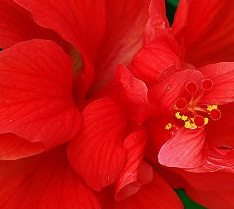
%> input picture 3-1算法-Algorithms_MathModels/《MATLAB图像处理》源文件/本书源文件/chap11/hua.jpg, 234 x 209 px
$ octave chap11_2.m   (GNU Octave 9; MATLAB toolbox functions it lacks are replaced by stand-ins)
%> lines starting %> are read from the running program, lines starting %| are printed output that depends on the picture
close all;							%关闭当前所有图形窗口，清空工作空间变量，清除工作空间所有变量
clear all;
clc;
I=imread('hua.jpg');                         %I为花的彩色图像，以下是求花的图像的RGB分量均值
%> I is the input picture: size 209x234x3 uint8; mean R, G, B 200.5, 16.6, 15.5
R=I(:,:,1);                                  %红色分量
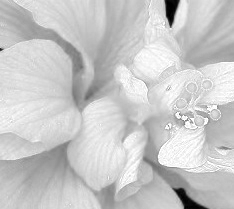
%> R: size 209x234 uint8; min 0, max 255, mean 200.5
G=I(:,:,2);                                  %绿色分量
B=I(:,:,3);                                   %蓝色分量
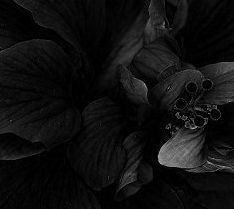
%> B: size 209x234 uint8; min 0, max 174, mean 15.5
R=double(R);  G=double(G); B=double(B);     %利用double()函数将变量类型转为double型
Ravg1=mean2(R);                           %红色分量均值
%> Ravg1 = 200.5
Gavg1=mean2(G);                           %绿色分量均值
%> Gavg1 = 16.58
Bavg1=mean2(B);                            %蓝色分量均值
%> Bavg1 = 15.5
Rstd1=std(std(R));			                %红色分量的方差
%> Rstd1 = 12.03
Gstd1= std(std(G));		             	       %绿色分量的方差
%> Gstd1 = 10.75
Bstd1=std(std(B));			                 %蓝色分量的方差
%> Bstd1 = 9.83
J=imread('yezi.jpg');                           %J为叶子的彩色图像以下是求叶子的图像的RGB分量均值
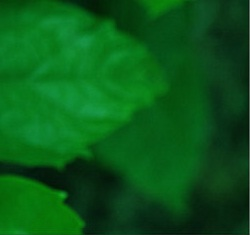
%> input picture 3-1算法-Algorithms_MathModels/《MATLAB图像处理》源文件/本书源文件/chap11/yezi.jpg, 250 x 235 px
%> J is the input picture: size 235x250x3 uint8; mean R, G, B 8.4, 88.8, 23.8
R=J(:,:,1);                                    %红色分量
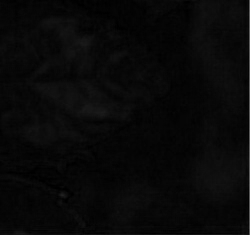
%> R: size 235x250 uint8; min 0, max 94, mean 8.4
G=J(:,:,2);                                    %绿色分量
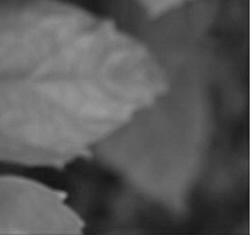
%> G: size 235x250 uint8; min 19, max 158, mean 88.8
B=J(:,:,3);                                     %蓝色分量
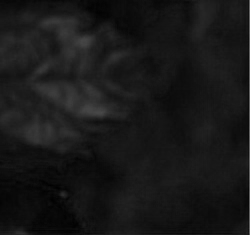
%> B: size 235x250 uint8; min 0, max 100, mean 23.8
R=double(R);  G=double(G); B=double(B);       %利用double()函数将变量类型转为double型
Ravg2=mean2(R);                             %红色分量均值
%> Ravg2 = 8.43
Gavg2=mean2(G);                             %绿色分量均值
%> Gavg2 = 88.79
Bavg2=mean2(B);                              %蓝色分量均值
%> Bavg2 = 23.84
Rstd2=std(std(R));			                  %红色分量的方差
%> Rstd2 = 0.886
Gstd2= std(std(G));			                  %绿色分量的方差
%> Gstd2 = 10.59
Bstd2=std(std(B));			                  %蓝色分量的方差
%> Bstd2 = 4.53
set(0,'defaultFigurePosition',[100,100,1000,500]);  %修改图形图像位置的默认设置
set(0,'defaultFigureColor',[1 1 1])
K=imread('flower1.jpg');figure;subplot(131),imshow(K); %显示原图像
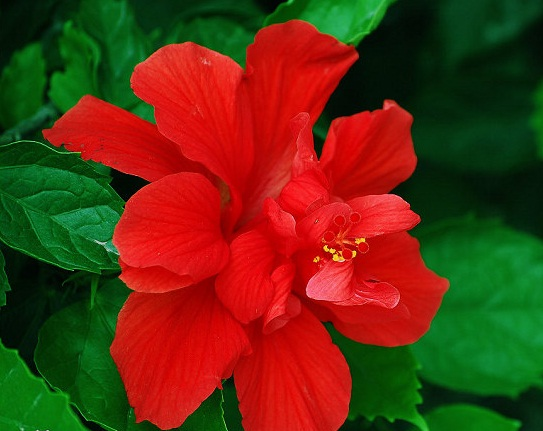
%> input picture 3-1算法-Algorithms_MathModels/《MATLAB图像处理》源文件/本书源文件/chap11/flower1.jpg, 543 x 431 px
%> further down, K is the input picture: size 431x543x3 uint8; mean R, G, B 94.2, 48.4, 16.6
subplot(132),imshow(I);                         %显示花的图像
subplot(133),imshow(J);                         %显示叶子的图像
